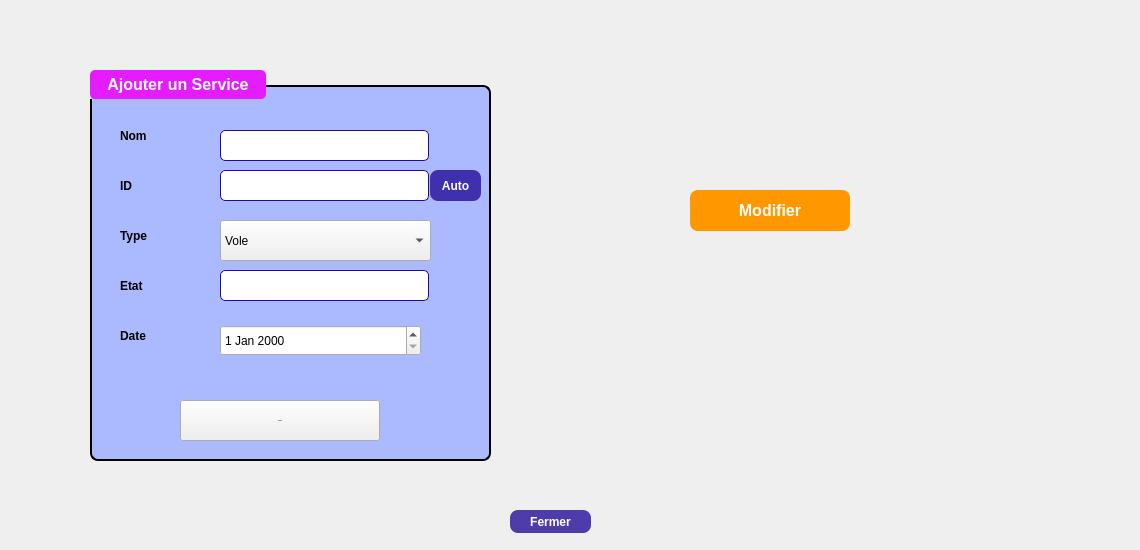
    <widget class="QWidget" name="tab1">
     <property name="styleSheet">
      <string notr="true"/>
     </property>
     <attribute name="title">
      <string>Gestion des Services</string>
     </attribute>
     <widget class="QGroupBox" name="Sp_GroupBox_2">
      <property name="geometry">
       <rect>
        <x>90</x>
        <y>70</y>
        <width>401</width>
        <height>391</height>
       </rect>
      </property>
      <property name="styleSheet">
       <string notr="true">QGroupBox {
    background-color: rgb(171, 186, 255);
    border: 2px solid ; /* Red border */
    border-radius: 8px;
    font-size: 16px;
    font-weight: bold;
    color: white;
    padding: 10px;
    margin-top: 15px;
}

QGroupBox::title {
    subcontrol-origin: margin;
    subcontrol-position: top left;
    padding: 5px 15px;
    background-color: rgb(229, 28, 255); /* Red title background */
    color: white;
    border-radius: 5px;
}
</string>
      </property>
      <property name="title">
       <string>Ajouter un Service</string>
      </property>
      <widget class="QLabel" name="Sp_Label_Nom_2">
       <property name="geometry">
        <rect>
         <x>30</x>
         <y>100</y>
         <width>99</width>
         <height>31</height>
        </rect>
       </property>
       <property name="font">
        <font>
         <pointsize>9</pointsize>
         <bold>true</bold>
        </font>
       </property>
       <property name="text">
        <string>ID</string>
       </property>
      </widget>
      <widget class="QLabel" name="Sp_Label_DA_2">
       <property name="geometry">
        <rect>
         <x>30</x>
         <y>250</y>
         <width>101</width>
         <height>31</height>
        </rect>
       </property>
       <property name="font">
        <font>
         <pointsize>9</pointsize>
         <bold>true</bold>
        </font>
       </property>
       <property name="text">
        <string>Date</string>
       </property>
      </widget>
      <widget class="QLineEdit" name="Sp_Line_Nom_2">
       <property name="geometry">
        <rect>
         <x>130</x>
         <y>60</y>
         <width>209</width>
         <height>31</height>
        </rect>
       </property>
       <property name="styleSheet">
        <string notr="true">QLineEdit {
		border: 1px solid #230a98;
		border-radius: 5px;
}
QLineEdit:hover {
		border: 1px solid #7359f0;
}</string>
       </property>
      </widget>
      <widget class="QLabel" name="Sp_Label_ID_2">
       <property name="geometry">
        <rect>
         <x>30</x>
         <y>50</y>
         <width>99</width>
         <height>31</height>
        </rect>
       </property>
       <property name="font">
        <font>
         <pointsize>9</pointsize>
         <bold>true</bold>
        </font>
       </property>
       <property name="text">
        <string>Nom </string>
       </property>
      </widget>
      <widget class="QLabel" name="Sp_Label_CIN_2">
       <property name="geometry">
        <rect>
         <x>30</x>
         <y>150</y>
         <width>99</width>
         <height>31</height>
        </rect>
       </property>
       <property name="font">
        <font>
         <pointsize>9</pointsize>
         <bold>true</bold>
        </font>
       </property>
       <property name="text">
        <string>Type</string>
       </property>
      </widget>
      <widget class="QLabel" name="Sp_Label_Email_2">
       <property name="geometry">
        <rect>
         <x>30</x>
         <y>200</y>
         <width>99</width>
         <height>31</height>
        </rect>
       </property>
       <property name="font">
        <font>
         <pointsize>9</pointsize>
         <bold>true</bold>
        </font>
       </property>
       <property name="text">
        <string>Etat</string>
       </property>
      </widget>
      <widget class="QLineEdit" name="Sp_Line_Email_2">
       <property name="geometry">
        <rect>
         <x>130</x>
         <y>200</y>
         <width>209</width>
         <height>31</height>
        </rect>
       </property>
       <property name="styleSheet">
        <string notr="true">QLineEdit {
		border: 1px solid #230a98;
		border-radius: 5px;
}
QLineEdit:hover {
		border: 1px solid #7359f0;
}</string>
       </property>
      </widget>
      <widget class="QPushButton" name="Sp_Button_Ajouter">
       <property name="geometry">
        <rect>
         <x>90</x>
         <y>330</y>
         <width>200</width>
         <height>41</height>
        </rect>
       </property>
       <property name="font">
        <font>
         <pointsize>-1</pointsize>
         <bold>true</bold>
        </font>
       </property>
       <property name="styleSheet">
        <string notr="true"> background-color: #4CAF50; /* Fond vert */
    color: white;
    border: none;
    border-radius: 8px;  /* Coins arrondis */
    padding: 10px 20px;
    font-weight: bold;
    font-size: 16px;
    text-align: center;
    min-width: 160px; /* Largeur minimale pour le bouton */
    cursor: pointer;  /* L</string>
       </property>
       <property name="text">
        <string>Ajouter</string>
       </property>
      </widget>
      <widget class="QComboBox" name="comboBox">
       <property name="geometry">
        <rect>
         <x>130</x>
         <y>150</y>
         <width>211</width>
         <height>41</height>
        </rect>
       </property>
       <item>
        <property name="text">
         <string>Vole</string>
        </property>
       </item>
       <item>
        <property name="text">
         <string>Nettouyage</string>
        </property>
       </item>
       <item>
        <property name="text">
         <string>Maintenance</string>
        </property>
       </item>
       <item>
        <property name="text">
         <string>Perte</string>
        </property>
       </item>
      </widget>
      <widget class="QDateEdit" name="dateEdit">
       <property name="geometry">
        <rect>
         <x>130</x>
         <y>255</y>
         <width>201</width>
         <height>31</height>
        </rect>
       </property>
      </widget>
      <widget class="QLineEdit" name="Sp_Line_ID_2">
       <property name="geometry">
        <rect>
         <x>130</x>
         <y>100</y>
         <width>209</width>
         <height>31</height>
        </rect>
       </property>
       <property name="styleSheet">
        <string notr="true">QLineEdit {
		border: 1px solid #230a98;
		border-radius: 5px;
}
QLineEdit:hover {
		border: 1px solid #7359f0;
}</string>
       </property>
       <property name="echoMode">
        <enum>QLineEdit::EchoMode::Normal</enum>
       </property>
      </widget>
      <widget class="QPushButton" name="Sp_Button_auto">
       <property name="geometry">
        <rect>
         <x>340</x>
         <y>100</y>
         <width>51</width>
         <height>31</height>
        </rect>
       </property>
       <property name="font">
        <font>
         <bold>true</bold>
        </font>
       </property>
       <property name="styleSheet">
        <string notr="true">QPushButton {
background-color: rgba(35,10,152, 200);
border-radius: 8px;
color: white;
}
QPushButton:hover {
background-color: qlineargradient(spread:pad, x1:0, y1:0, x2:0, y2:1, stop:0 rgba(117, 201, 187, 200), stop:1 rgba(35,10,152, 200));
}</string>
       </property>
       <property name="text">
        <string>Auto</string>
       </property>
      </widget>
     </widget>
     <widget class="QPushButton" name="Sp_Button_Fermer_2">
      <property name="geometry">
       <rect>
        <x>510</x>
        <y>510</y>
        <width>81</width>
        <height>23</height>
       </rect>
      </property>
      <property name="font">
       <font>
        <bold>true</bold>
       </font>
      </property>
      <property name="styleSheet">
       <string notr="true">QPushButton {
background-color: rgba(35,10,152, 200);
border-radius: 8px;
color: white;
}
QPushButton:hover {
background-color: qlineargradient(spread:pad, x1:0, y1:0, x2:0, y2:1, stop:0 rgba(117, 201, 187, 200), stop:1 rgba(35,10,152, 200));
}</string>
      </property>
      <property name="text">
       <string>Fermer</string>
      </property>
     </widget>
     <widget class="QLabel" name="label">
      <property name="geometry">
       <rect>
        <x>0</x>
        <y>0</y>
        <width>1131</width>
        <height>541</height>
       </rect>
      </property>
      <property name="styleSheet">
       <string notr="true">background-image: url(:/imgs/backgroundservice.png);</string>
      </property>
      <property name="text">
       <string/>
      </property>
     </widget>
     <widget class="QPushButton" name="Sp_Button_Modifier_3">
      <property name="geometry">
       <rect>
        <x>690</x>
        <y>190</y>
        <width>160</width>
        <height>41</height>
       </rect>
      </property>
      <property name="font">
       <font>
        <pointsize>-1</pointsize>
        <bold>true</bold>
       </font>
      </property>
      <property name="styleSheet">
       <string notr="true">QPushButton {
    background-color: #FF9800;  /* Fond orange */
    color: white;
    border: none;
    border-radius: 8px;  /* Coins arrondis */
  
    font-weight: bold;
    font-size: 16px;
    text-align: center;
    min-width: 160px;  /* Largeur minimale pour le bouton */
    cursor: pointer;
}

QPushButton:hover {
    background-color: #FB8C00;  /* Orange plus foncé au survol */
}

QPushButton:pressed {
    background-color: #EF6C00;  /* Orange encore plus foncé quand cliqué */
}
</string>
      </property>
      <property name="text">
       <string>Modifier</string>
      </property>
     </widget>
     <zorder>label</zorder>
     <zorder>Sp_GroupBox_2</zorder>
     <zorder>Sp_Button_Fermer_2</zorder>
     <zorder>Sp_Button_Modifier_3</zorder>
    </widget>
